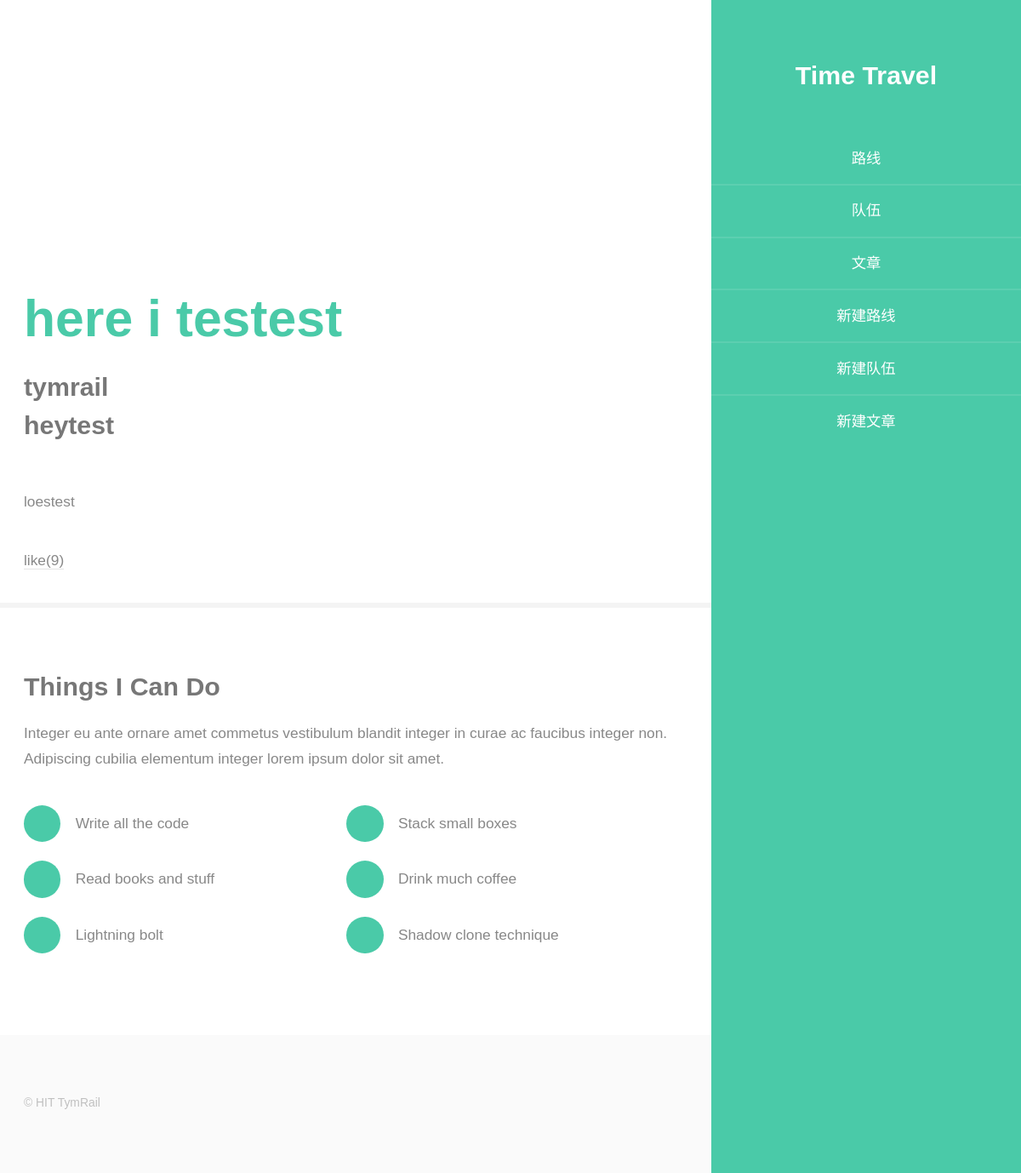
/blog_detail/?blog_id=3, run on an earlier commit of the app's database.
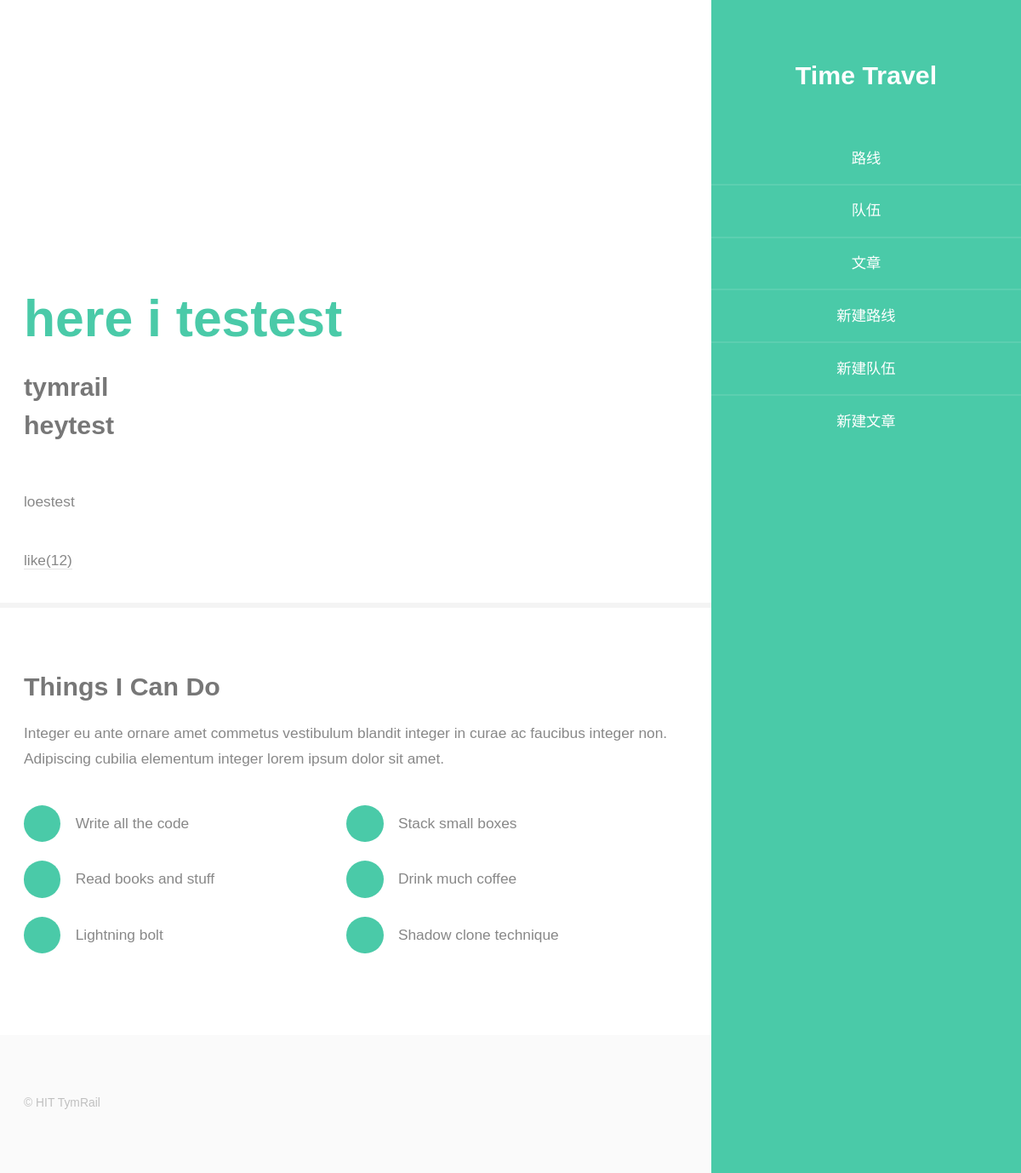
And on a later commit of the database.
### blog/models.py (models this page shows, shortened)
class Blog(models.Model):
    blog_id = models.AutoField(primary_key=True)
    blog_title = models.CharField(max_length=64, default='')
    blog_text = models.TextField()
    blog_author = models.ForeignKey(
        User,
        related_name='user_blog',
    )
    blog_city = models.ForeignKey(
        City,
        related_name='city_blog',
    )
    blog_popular = models.IntegerField(default=0)
    blog_post_date = models.DateTimeField(auto_now_add=True)
    blog_modified_date = models.DateTimeField(auto_now=True)
    blog_intro = models.CharField(max_length=64, default='')
    class Meta:
        ordering = ['-blog_popular']

### blog/views.py (the view)
# urls.py: url(r'^blog_detail/$', blogviews.blog_detail, name='blog_detail'),
def blog_detail(request):
    user = request.user if request.user.is_authenticated() else None
    if request.method == 'GET' and 'blog_id' in request.GET:
        blog_exact = Blog.objects.get(blog_id=request.GET.get('blog_id'))
        update_permission = (user == blog_exact.blog_author)
        content = {
            'user': user,
            'blog_exact': blog_exact,
            'update_permission': update_permission,
        }
        return render(request, 'blog/blog_detail.html', content)

### blog/templates/blog/blog_detail.html (shortened to what this page needs)
{% extends "base/base_person.html" %}
{% load staticfiles %}
{% block content %}
<div id="main">
						<section id="one">
							<div class="container">
								<header class="major">
									<h2>{{ blog_exact.blog_title }}</h2>
									<p>{{ blog_exact.blog_author }}<br />
									{{ blog_exact.blog_intro }}</p>
								</header>
                                <p>{{ blog_exact.blog_text }}</p>
                                <div>
                                    <a href="/like_blog/?blog_id={{ blog_exact.blog_id }}">like({{ blog_exact.blog_popular }})</a>
                                </div>
                            </div>
						</section>
						<section id="two">
							<div class="container">
								<h3>Things I Can Do</h3>
								<p>Integer eu ante ornare amet commetus vestibulum blandit integer in curae ac faucibus integer non. Adipiscing cubilia elementum integer lorem ipsum dolor sit amet.</p>
								<ul class="feature-icons">
									<li class="fa-code">Write all the code</li>
									<li class="fa-cubes">Stack small boxes</li>
									<li class="fa-book">Read books and stuff</li>
									<li class="fa-coffee">Drink much coffee</li>
									<li class="fa-bolt">Lightning bolt</li>
									<li class="fa-users">Shadow clone technique</li>
								</ul>
							</div>
						</section>
				</div>
{% endblock %}

What changed in the data, as far as the page shows it:
changed Blog "here i testest": blog_popular "9" → "12"
